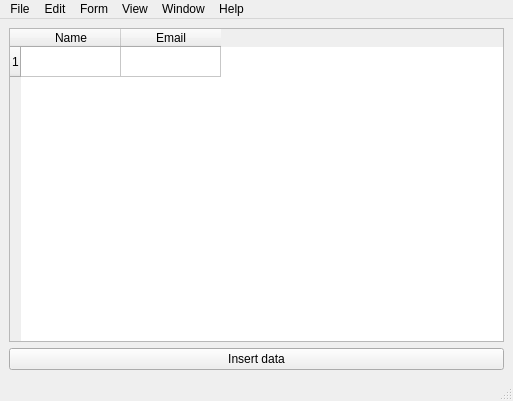
<?xml version="1.0" encoding="UTF-8"?>
<ui version="4.0">
 <class>MainWindow</class>
 <widget class="QMainWindow" name="MainWindow">
  <property name="geometry">
   <rect>
    <x>0</x>
    <y>0</y>
    <width>513</width>
    <height>401</height>
   </rect>
  </property>
  <property name="windowTitle">
   <string>MainWindow</string>
  </property>
  <widget class="QWidget" name="centralwidget">
   <layout class="QVBoxLayout" name="verticalLayout">
    <item>
     <widget class="QTableWidget" name="tableWidget">
      <row>
       <property name="text">
        <string>1</string>
       </property>
      </row>
      <column>
       <property name="text">
        <string>Name</string>
       </property>
      </column>
      <column>
       <property name="text">
        <string>Email</string>
       </property>
      </column>
     </widget>
    </item>
    <item>
     <widget class="QPushButton" name="pushButton">
      <property name="text">
       <string>Insert data</string>
      </property>
     </widget>
    </item>
   </layout>
  </widget>
  <widget class="QMenuBar" name="menubar">
   <property name="geometry">
    <rect>
     <x>0</x>
     <y>0</y>
     <width>513</width>
     <height>22</height>
    </rect>
   </property>
   <widget class="QMenu" name="menuFile">
    <property name="title">
     <string>File</string>
    </property>
    <addaction name="actionSave"/>
    <addaction name="actionSave_As"/>
   </widget>
   <widget class="QMenu" name="menuEdit">
    <property name="title">
     <string>Edit</string>
    </property>
   </widget>
   <widget class="QMenu" name="menuForm">
    <property name="title">
     <string>Form</string>
    </property>
   </widget>
   <widget class="QMenu" name="menuView">
    <property name="title">
     <string>View</string>
    </property>
   </widget>
   <widget class="QMenu" name="menuWindow">
    <property name="title">
     <string>Window</string>
    </property>
   </widget>
   <widget class="QMenu" name="menuHelp">
    <property name="title">
     <string>Help</string>
    </property>
   </widget>
   <addaction name="menuFile"/>
   <addaction name="menuEdit"/>
   <addaction name="menuForm"/>
   <addaction name="menuView"/>
   <addaction name="menuWindow"/>
   <addaction name="menuHelp"/>
  </widget>
  <widget class="QStatusBar" name="statusbar"/>
  <action name="actionSave">
   <property name="text">
    <string>Save</string>
   </property>
  </action>
  <action name="actionSave_As">
   <property name="text">
    <string>Save As</string>
   </property>
  </action>
 </widget>
 <resources/>
 <connections/>
</ui>
